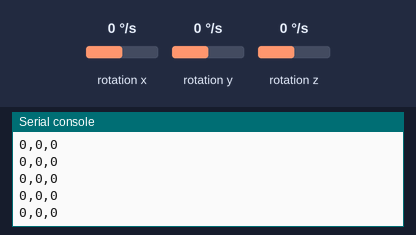
The program below on a simulated MicroPython board. Shown: the last lines printed to the serial console. The inputs (shaded band) are chosen by the test bench; at power-on: rotation x 0 °/s, rotation y 0 °/s, rotation z 0 °/s.

Above: at 1.2 s.
1.3 s: rotation x set to -192 °/s
At 1.9 s:
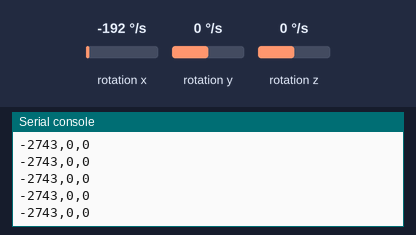
2.8 s: rotation y set to -192 °/s
At 3.9 s:
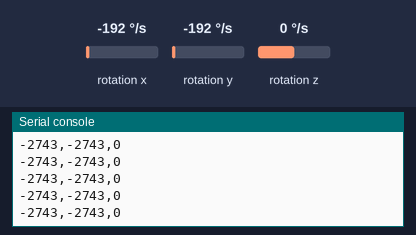
4.3 s: rotation z set to -192 °/s
At 4.9 s:
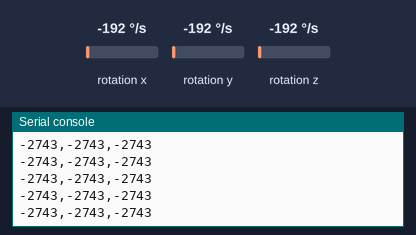

Measured:
- after the input at 1.3 s, the serial console: prints a new line at once (image 1)
- after the input at 2.8 s, the serial console: prints a new line at once (image 2)
- after the input at 4.3 s, the serial console: prints a new line at once (image 3)

The program:

l3g4200d.py
```python
from machine import I2C, Pin
from time import sleep_ms

class L3G4200D:
    def __init__(self, i2c: I2C, i2c_address=0x69):
        self.i2c = i2c
        self.i2c_address = i2c_address
        self.initialize()

    def write_byte_data(self, register, value):
        self.i2c.writeto_mem(self.i2c_address, register, bytes([value]))

    def write_byte(self, value):
        self.i2c.writeto(self.i2c_address, bytes([value]))

    def read_byte(self) -> bytes:
        return self.i2c.readfrom(self.i2c_address, 1)[0]

    def initialize(self):
        #normal mode and all axes on to control reg1
        self.write_byte_data(0x20,0x0F)
        #full 2000dps to control reg4
        self.write_byte_data(0x23,0x20)

    def read_gyro(self):
        self.write_byte(0x28)
        x_lo = self.read_byte()
        self.write_byte(0x29)
        x_hi = self.read_byte()

        self.write_byte(0x2A)
        y_lo = self.read_byte()
        self.write_byte(0x2B)
        y_hi = self.read_byte()

        self.write_byte(0x2C)
        z_lo = self.read_byte()
        self.write_byte(0x2D)
        z_hi = self.read_byte()

        return (
            self._get_signed_number(x_hi << 8 | x_lo),
            self._get_signed_number(y_hi << 8 | y_lo),
            self._get_signed_number(z_hi << 8 | z_lo))

    #converts 16 bit two's compliment reading to signed int
    def _get_signed_number(self, number):
        if number & (1 << 15):
            return number | ~65535
        return number & 65535

if __name__ == '__main__':
    i2c = I2C(0, scl=Pin(9), sda=Pin(8))
    print(str(i2c.scan()))
    gyro = L3G4200D(i2c)
    while True:
        try:
            (x, y, z) = gyro.read_gyro()
            print(f'{x},{y},{z}')
            sleep_ms(10)
        except KeyboardInterrupt:
            break
```
